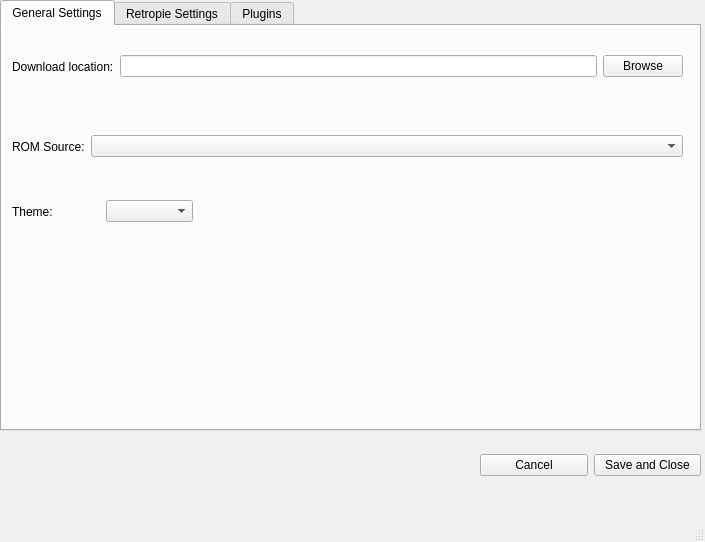
<?xml version="1.0" encoding="UTF-8"?>
<ui version="4.0">
 <class>settingsWindow</class>
 <widget class="QMainWindow" name="settingsWindow">
  <property name="geometry">
   <rect>
    <x>0</x>
    <y>0</y>
    <width>705</width>
    <height>542</height>
   </rect>
  </property>
  <property name="windowTitle">
   <string>Settings</string>
  </property>
  <widget class="QWidget" name="centralwidget">
   <widget class="QTabWidget" name="tabWidget">
    <property name="geometry">
     <rect>
      <x>0</x>
      <y>0</y>
      <width>701</width>
      <height>431</height>
     </rect>
    </property>
    <property name="currentIndex">
     <number>0</number>
    </property>
    <widget class="QWidget" name="tab">
     <attribute name="title">
      <string>General Settings</string>
     </attribute>
     <widget class="QWidget" name="layoutWidget">
      <property name="geometry">
       <rect>
        <x>10</x>
        <y>10</y>
        <width>671</width>
        <height>61</height>
       </rect>
      </property>
      <layout class="QHBoxLayout" name="horizontalLayout_2">
       <item>
        <widget class="QLabel" name="label">
         <property name="text">
          <string>Download location:</string>
         </property>
        </widget>
       </item>
       <item>
        <widget class="QLineEdit" name="editDownloadLoc"/>
       </item>
       <item>
        <widget class="QPushButton" name="btnDownloadLocBrowse">
         <property name="text">
          <string>Browse</string>
         </property>
        </widget>
       </item>
      </layout>
     </widget>
     <widget class="QWidget" name="layoutWidget">
      <property name="geometry">
       <rect>
        <x>10</x>
        <y>90</y>
        <width>671</width>
        <height>61</height>
       </rect>
      </property>
      <layout class="QHBoxLayout" name="horizontalLayout_4">
       <item>
        <widget class="QLabel" name="label_3">
         <property name="sizePolicy">
          <sizepolicy hsizetype="Fixed" vsizetype="Preferred">
           <horstretch>0</horstretch>
           <verstretch>0</verstretch>
          </sizepolicy>
         </property>
         <property name="text">
          <string>ROM Source:</string>
         </property>
        </widget>
       </item>
       <item>
        <widget class="QComboBox" name="comboRomSource"/>
       </item>
      </layout>
     </widget>
     <widget class="QWidget" name="layoutWidget">
      <property name="geometry">
       <rect>
        <x>10</x>
        <y>160</y>
        <width>181</width>
        <height>51</height>
       </rect>
      </property>
      <layout class="QHBoxLayout" name="horizontalLayout_3">
       <item>
        <widget class="QLabel" name="label_2">
         <property name="text">
          <string>Theme:</string>
         </property>
        </widget>
       </item>
       <item>
        <widget class="QComboBox" name="comboTheme"/>
       </item>
      </layout>
     </widget>
    </widget>
    <widget class="QWidget" name="tab_2">
     <attribute name="title">
      <string>Retropie Settings</string>
     </attribute>
     <widget class="QPushButton" name="btnFindRetropie">
      <property name="geometry">
       <rect>
        <x>10</x>
        <y>10</y>
        <width>681</width>
        <height>41</height>
       </rect>
      </property>
      <property name="text">
       <string>Try and find my Retropie!</string>
      </property>
     </widget>
     <widget class="QWidget" name="layoutWidget">
      <property name="geometry">
       <rect>
        <x>10</x>
        <y>60</y>
        <width>681</width>
        <height>51</height>
       </rect>
      </property>
      <layout class="QHBoxLayout" name="horizontalLayout_5">
       <item>
        <widget class="QLabel" name="label_4">
         <property name="minimumSize">
          <size>
           <width>110</width>
           <height>0</height>
          </size>
         </property>
         <property name="text">
          <string>Last know IP:</string>
         </property>
        </widget>
       </item>
       <item>
        <widget class="QLineEdit" name="editPiIP"/>
       </item>
      </layout>
     </widget>
     <widget class="QWidget" name="layoutWidget">
      <property name="geometry">
       <rect>
        <x>10</x>
        <y>120</y>
        <width>681</width>
        <height>51</height>
       </rect>
      </property>
      <layout class="QHBoxLayout" name="horizontalLayout_6">
       <item>
        <widget class="QLabel" name="label_5">
         <property name="minimumSize">
          <size>
           <width>110</width>
           <height>0</height>
          </size>
         </property>
         <property name="text">
          <string>Username:</string>
         </property>
        </widget>
       </item>
       <item>
        <widget class="QLineEdit" name="editPiUsername"/>
       </item>
      </layout>
     </widget>
     <widget class="QWidget" name="layoutWidget">
      <property name="geometry">
       <rect>
        <x>10</x>
        <y>180</y>
        <width>681</width>
        <height>51</height>
       </rect>
      </property>
      <layout class="QHBoxLayout" name="horizontalLayout_7">
       <item>
        <widget class="QLabel" name="label_6">
         <property name="sizePolicy">
          <sizepolicy hsizetype="Preferred" vsizetype="Preferred">
           <horstretch>0</horstretch>
           <verstretch>0</verstretch>
          </sizepolicy>
         </property>
         <property name="minimumSize">
          <size>
           <width>110</width>
           <height>0</height>
          </size>
         </property>
         <property name="text">
          <string>Password</string>
         </property>
        </widget>
       </item>
       <item>
        <widget class="QLineEdit" name="editPiPassword"/>
       </item>
       <item>
        <widget class="QPushButton" name="btnPiViewPassword">
         <property name="text">
          <string>View/Edit Password</string>
         </property>
        </widget>
       </item>
      </layout>
     </widget>
     <widget class="QWidget" name="layoutWidget">
      <property name="geometry">
       <rect>
        <x>10</x>
        <y>300</y>
        <width>661</width>
        <height>81</height>
       </rect>
      </property>
      <layout class="QHBoxLayout" name="horizontalLayout_8">
       <item>
        <widget class="QLabel" name="label_7">
         <property name="sizePolicy">
          <sizepolicy hsizetype="Fixed" vsizetype="Preferred">
           <horstretch>0</horstretch>
           <verstretch>0</verstretch>
          </sizepolicy>
         </property>
         <property name="text">
          <string>&lt;h2&gt;Current Pi status:&lt;/h2&gt;</string>
         </property>
        </widget>
       </item>
       <item>
        <widget class="QLabel" name="lblPiStatus">
         <property name="text">
          <string>&lt;h2&gt;Offline&lt;/h2&gt;</string>
         </property>
        </widget>
       </item>
      </layout>
     </widget>
    </widget>
    <widget class="QWidget" name="tab_3">
     <attribute name="title">
      <string>Plugins</string>
     </attribute>
    </widget>
   </widget>
   <widget class="QWidget" name="layoutWidget">
    <property name="geometry">
     <rect>
      <x>480</x>
      <y>440</y>
      <width>221</width>
      <height>51</height>
     </rect>
    </property>
    <layout class="QHBoxLayout" name="horizontalLayout">
     <item>
      <widget class="QPushButton" name="btnCancel">
       <property name="text">
        <string>Cancel</string>
       </property>
      </widget>
     </item>
     <item>
      <widget class="QPushButton" name="btnSave">
       <property name="text">
        <string>Save and Close</string>
       </property>
      </widget>
     </item>
    </layout>
   </widget>
  </widget>
  <widget class="QMenuBar" name="menubar">
   <property name="geometry">
    <rect>
     <x>0</x>
     <y>0</y>
     <width>705</width>
     <height>26</height>
    </rect>
   </property>
  </widget>
  <widget class="QStatusBar" name="statusbar"/>
 </widget>
 <resources/>
 <connections/>
</ui>
